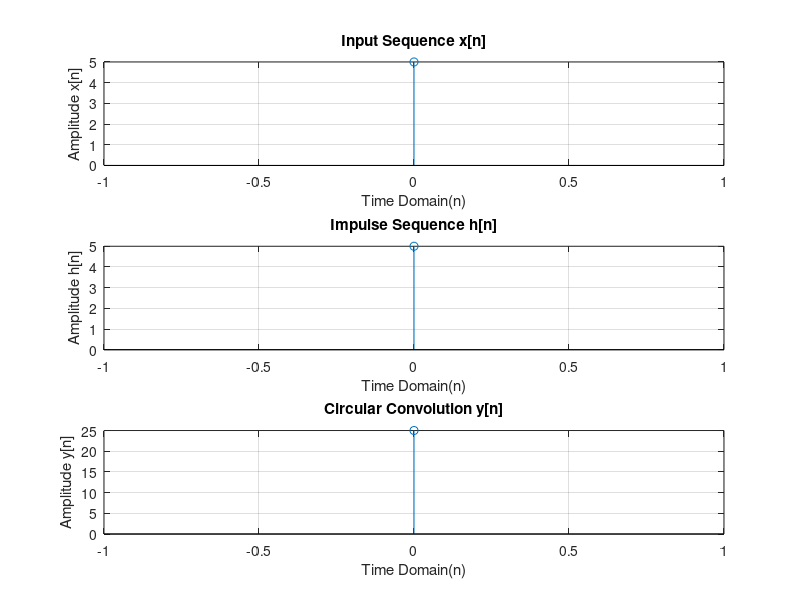

This figure's MATLAB source: (Note: this script raises an error after producing the figure.)
% Plot the Linear Convolution using Circular Convolution of two sequence x[n] and h[n]
% x=[1 0 -1 1 2 1];
% h=[1 1 1 1 1];
% Taking Input from user
x=input('Enter the input sequence x[n]=');
h=input("Enter the impulse sequence h[n]=");

l1=length(x);
l2=length(h);
N=l1+l2-1;

n1=0:1:length(x)-1;
n2=0:1:length(h)-1;
n=0:1:N-1;

y=cconv(x, h, N);
disp('Circular Convolution of two sequence of y[n] = x[n]*h[n]');
disp(y);

subplot(3,1,1);
stem(n1, x);
xlabel("Time Domain(n)");
ylabel("Amplitude x[n]");
title("Input Sequence x[n]");
%axis([-2 6 -1.5 2.5]);
grid on;

subplot(3,1,2);
stem(n2, h);
xlabel("Time Domain(n)");
ylabel("Amplitude h[n]");
title("Impulse Sequence h[n]");
%axis([-1 5 -0.5 1.5]);
grid on;

subplot(3,1,3);
stem(n, y);
xlabel("Time Domain(n)");
ylabel("Amplitude y[n]");
title("Circular Convolution y[n]");
%axis([-1 10 -1 5]);
grid on;

sgtitle("Plot of Circular Convolution of two sequence y[n] = x[n]*h[n]");